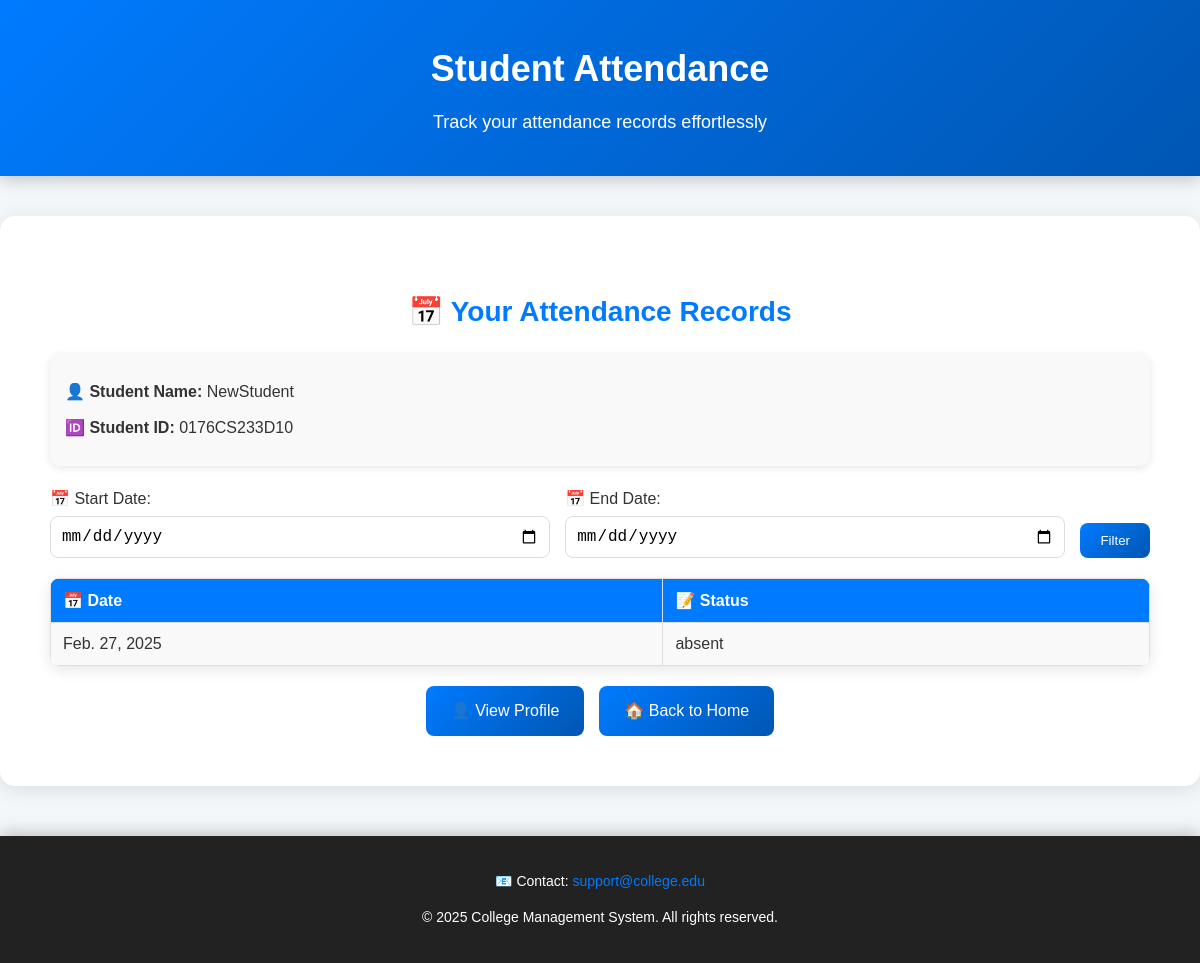
/student/attendance/ (signed in), run on the app's committed database.
### app/models.py (models this page shows, shortened)
class Student(models.Model):
    user = models.OneToOneField(User, on_delete=models.CASCADE)
    student_id = models.CharField(max_length=20, unique=True)

class User(AbstractUser):
    is_student = models.BooleanField(default=False)
    is_teacher = models.BooleanField(default=False)

class Attendance(models.Model):
    student = models.ForeignKey(Student, on_delete=models.CASCADE)
    date = models.DateField()
    status = models.CharField(
        max_length=10,
        choices=[('present', 'Present'), ('absent', 'Absent'), ('late', 'Late')],
        default='present'  # Set a default value
    )

### app/views.py (the view)
# urls.py: path('student/attendance/', views.student_afl, name='student_afl'),
@login_required
def student_afl(request):
    student = get_object_or_404(Student, user=request.user)
    attendances = Attendance.objects.filter(student=student)
    start_date = request.GET.get('start_date')
    end_date = request.GET.get('end_date')
    if start_date and end_date:
        attendances = attendances.filter(date__range=[start_date, end_date])
    return render(request, 'student_afl.html', {'student': student, 'attendances': attendances})

### app/templates/student_afl.html (shortened to what this page needs)
{% load static %}
<html lang="en">
<head>
    <link rel="stylesheet" type="text/css" href="{% static 'app/css/student_afl.css' %}">
    <link rel="stylesheet" href="https://cdnjs.cloudflare.com/ajax/libs/font-awesome/6.0.0/css/all.min.css">
</head>
<body>
    <header class="header">
        <h1>Student Attendance</h1>
        <p>Track your attendance records effortlessly</p>
    </header>
    <div class="container">
        <div class="attendance-records">
            <h2>📅 Your Attendance Records</h2>
            <div class="student-info">
                <p><strong>👤 Student Name:</strong> {{ student.user.username }}</p>
                <p><strong>🆔 Student ID:</strong> {{ student.student_id }}</p>
            </div>
            <form method="get" action="{% url 'student_afl' %}" class="filter-form">
                <div class="form-group">
                    <label for="start_date">📅 Start Date:</label>
                    <input type="date" id="start_date" name="start_date" value="{{ request.GET.start_date }}">
                </div>
                <div class="form-group">
                    <label for="end_date">📅 End Date:</label>
                    <input type="date" id="end_date" name="end_date" value="{{ request.GET.end_date }}">
                </div>
                <button type="submit" class="btn">Filter</button>
            </form>
            <table>
                <thead>
                    <tr>
                        <th>📅 Date</th>
                        <th>📝 Status</th>
                    </tr>
                </thead>
                <tbody>
                    {% for attendance in attendances %}
                        <tr>
                            <td>{{ attendance.date }}</td>
                            <td>{{ attendance.status }}</td>
                        </tr>
                    {% endfor %}
                </tbody>
            </table>
            <div class="action-buttons">
                <a href="{% url 'student_profile' %}" class="btn">👤 View Profile</a>
                <a href="{% url 'home' %}" class="btn">🏠 Back to Home</a>
            </div>
        </div>
    </div>
    <footer class="footer">
        <p>📧 Contact: <a href="mailto:support@college.edu">support@college.edu</a></p>
        <p>&copy; 2025 College Management System. All rights reserved.</p>
    </footer>
</body>
</html>

### app/static/app/css/student_afl.css (style rules this page uses)
body { font-family: 'Poppins', sans-serif; background-color: #f4f7fa; margin: 0; padding: 0; color: #333; line-height: 1.6; }
.header { background: linear-gradient(135deg, #007bff, #0056b3); color: white; padding: 40px 20px; text-align: center; box-shadow: 0px 4px 15px rgba(0, 0, 0, 0.2); }
.header h1 { font-size: 36px; font-weight: 700; margin: 0; animation: fadeInDown 1s ease-in-out; }
.header p { font-size: 18px; margin: 10px 0 0; animation: fadeInUp 1s ease-in-out; }
.container { padding: 30px; max-width: 1200px; margin: 40px auto; background: white; border-radius: 15px; box-shadow: 0px 4px 20px rgba(0, 0, 0, 0.1); animation: fadeIn 1s ease-in-out; }
.attendance-records { padding: 20px; }
.attendance-records h2 { font-size: 28px; color: #007bff; margin-bottom: 20px; text-align: center; }
.student-info { background: #f9f9f9; padding: 15px; border-radius: 10px; margin-bottom: 20px; box-shadow: 0px 2px 8px rgba(0, 0, 0, 0.1); }
.student-info p { margin: 10px 0; font-size: 16px; }
.filter-form { display: flex; gap: 15px; flex-wrap: wrap; margin-bottom: 20px; }
.form-group { flex: 1; min-width: 200px; }
.filter-form label { font-size: 16px; font-weight: 500; margin-bottom: 5px; display: block; }
.filter-form input { width: 100%; padding: 10px; font-size: 16px; border: 1px solid #ddd; border-radius: 8px; transition: all 0.3s ease; }
.filter-form .btn { padding: 10px 20px; background: linear-gradient(135deg, #007bff, #0056b3); color: white; border: none; border-radius: 8px; cursor: pointer; transition: all 0.3s ease; align-self: flex-end; }
table { width: 100%; border-collapse: collapse; margin-top: 20px; background: white; border-radius: 10px; overflow: hidden; box-shadow: 0px 4px 15px rgba(0, 0, 0, 0.1); }
table th, table td { padding: 12px; text-align: left; border: 1px solid #ddd; }
table th { background-color: #007bff; color: white; font-weight: 600; }
table td { background-color: #f9f9f9; }
.action-buttons { display: flex; justify-content: center; gap: 15px; margin-top: 20px; }
.action-buttons .btn { display: inline-block; padding: 12px 25px; background: linear-gradient(135deg, #007bff, #0056b3); color: white; text-decoration: none; border-radius: 8px; transition: all 0.3s ease; }
.footer { background-color: #222; color: white; text-align: center; padding: 20px 0; margin-top: 50px; font-size: 14px; box-shadow: 0px -4px 15px rgba(0, 0, 0, 0.2); }
.footer a { color: #007bff; text-decoration: none; transition: all 0.3s ease; }

### data on the page
Student: user.username "NewStudent", student_id "0176CS233D10"
Attendance: date "Feb. 27, 2025", status "absent"
